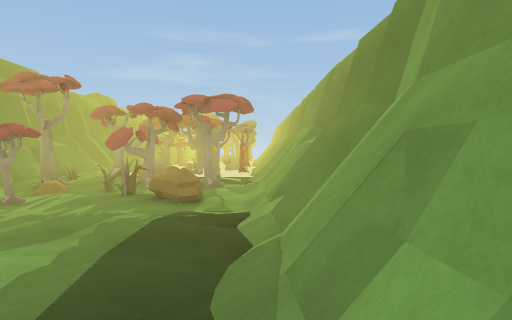
View 1 (above)

12 first-person views from a walk through a 3-D level made in the Unity game engine. The camera is 1.4 m above the floor, tilts 2° down and sees 80° across. The floor is counted in squares, 2 m on a side. Each view is taken from the middle of a square. On the plan, view 1 faces up. The plan holds only what a view shows up to about 10 squares ahead; the rest is blank. The player is left out.

View 2
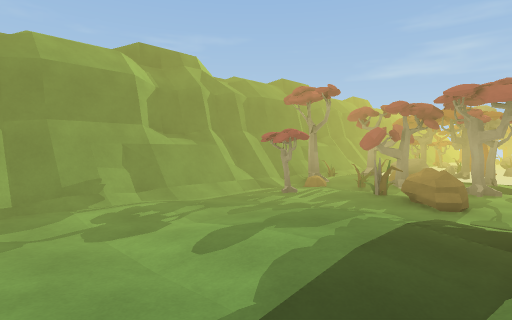

View 3
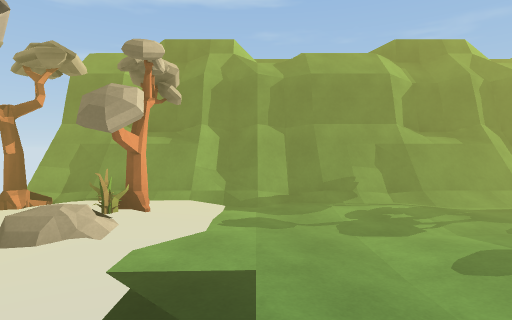

View 4
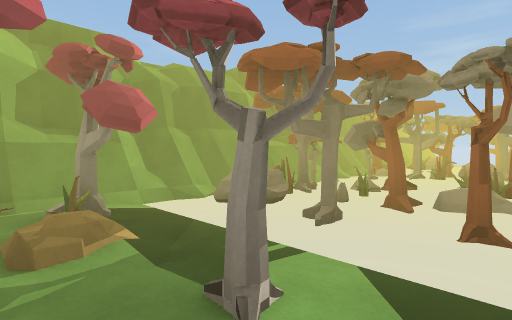

View 5
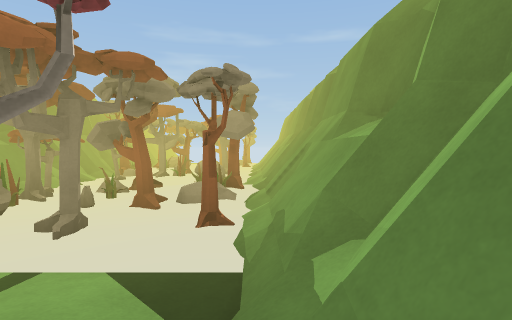

View 6
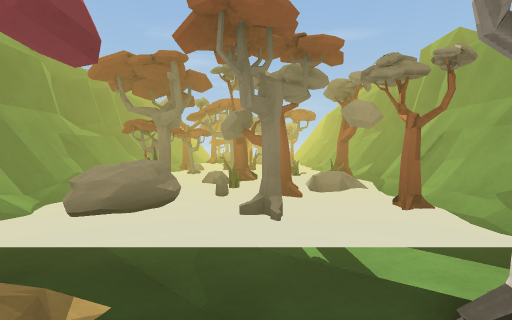

View 7
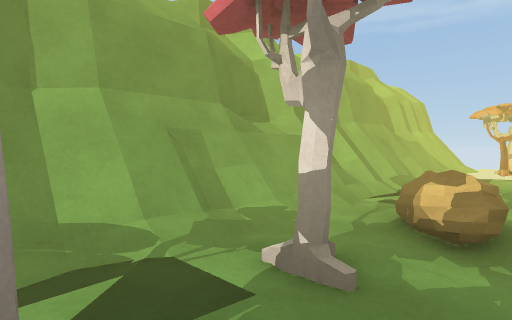

View 8
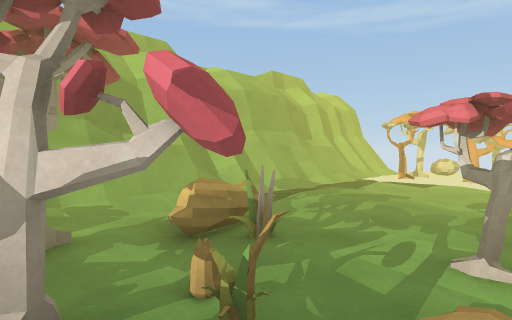

View 9
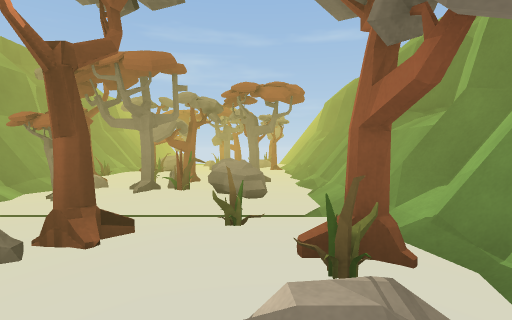

View 10
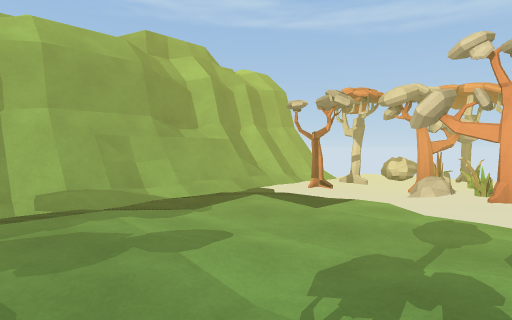

View 11
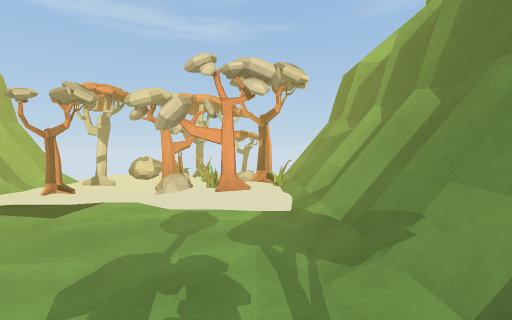

View 12
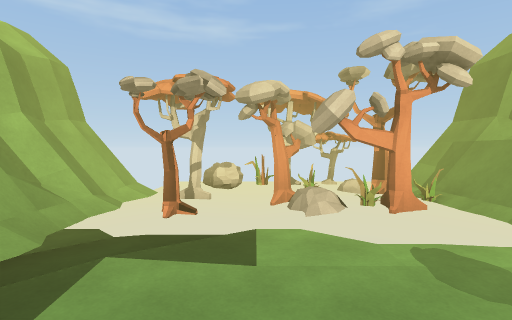

### Floor plan
Key: @ floor where view 1 was taken; # wall or solid block; . main floor; : floor 0.25 m higher than the main floor; - floor 0.25 m lower than the main floor; / step, stairs or slope; T tree; R rock.
Columns run from 5 left of view 1 to 1 right of it. Each row starts with its distance up from view 1.
 21 #     #
 20 #RRT./#
 19 #::../#
 18 #::.//#
 17 #/..T/#
 16 #/.#R/#
 15 #T.#R/#
 14 #..../#
 13 #T//:##
 12 #.../##
 11 #.#../#
 10 #RRT./#
  9 #----/#
  8 #/T.T/#
  7 #::../#
  6 #TT.//#
  5 #T:#R/#
  4 #..../#
  3 #..::/#
  2 #:.::/#
  1 #:.../#
  0 #...:@#
 -1 #::../#
 -2 #::.//#
 -3 #/..T/#
 -4 ##.#R #
 -5  T.#R

Where each view was taken, in squares from view 1:
view 1: 0 up, 0 right, facing up
view 2: 0 up, 0 right, facing up-left
view 3: 0 up, 0 right, facing left
view 4: 7 up, 0 right, facing up-left
view 5: 7 up, 0 right, facing up
view 6: 7 up, 2 left, facing up
view 7: 8 up, 2 left, facing down-right
view 8: 7 up, 4 left, facing down-right
view 9: 11 up, 1 left, facing up
view 10: 3 up, 4 left, facing down-right
view 11: 3 up, 4 left, facing down
view 12: 2 up, 2 left, facing down
